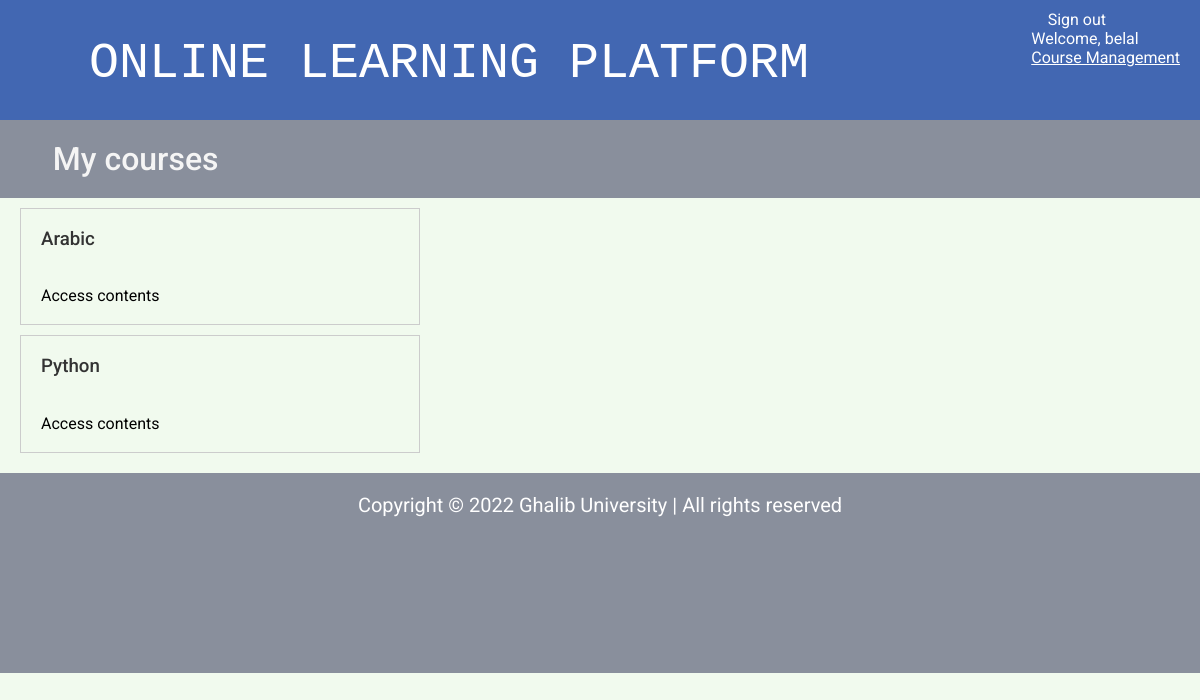
/students/courses/ (signed in), run on an earlier commit of the app's database.
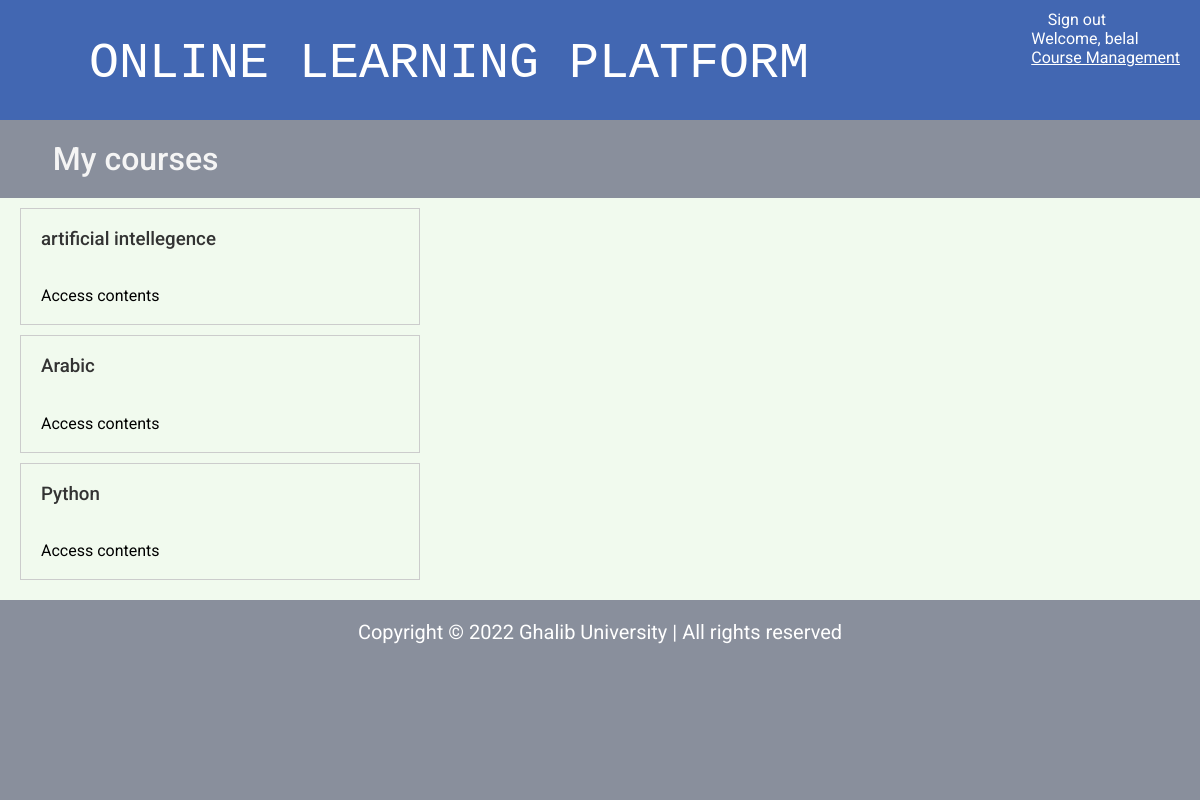
And on a later commit of the database.
### courses/models.py (models this page shows, shortened)
class Course(models.Model):
    owner = models.ForeignKey(User,
                              related_name='courses_created',
                              on_delete=models.CASCADE)
    subject = models.ForeignKey(Subject,
                                related_name='courses',
                                on_delete=models.CASCADE)
    title = models.CharField(max_length=200)
    slug = models.SlugField(max_length=200, unique=True)
    overview = models.TextField()
    created = models.DateTimeField(auto_now_add=True)
    students = models.ManyToManyField(User,
                                      related_name='courses_joined',
                                      blank=True)
    class Meta:
        ordering = ['-created']

### students/views.py (the view)
class StudentCourseListView(LoginRequiredMixin, ListView):
    model = Course
    template_name = 'students/course/list.html'
    def get_queryset(self):
        qs = super().get_queryset()
        return qs.filter(students__in=[self.request.user])

### students/templates/students/course/list.html (shortened to what this page needs)
{% extends "base.html" %}
{% block content %}
  <h1><i class="fas fa-check-square"></i> My courses</h1>
  <div class="module">
    {% for course in object_list %}
      <div class="course-info">
        <h3>{{ course.title }}</h3>
        <p><a href="{% url "student_course_detail" course.id %}">
        Access contents</a></p>
      </div>
    {% empty %}
      <p>
        You are not enrolled in any courses yet.
        <a href="{% url "course_list" %}">Browse courses</a>
        to enroll in a course.
      </p>
    {% endfor %}
  </div>
{% endblock %}

What changed in the data, as far as the page shows it:
added Course: title "artificial intellegence"
